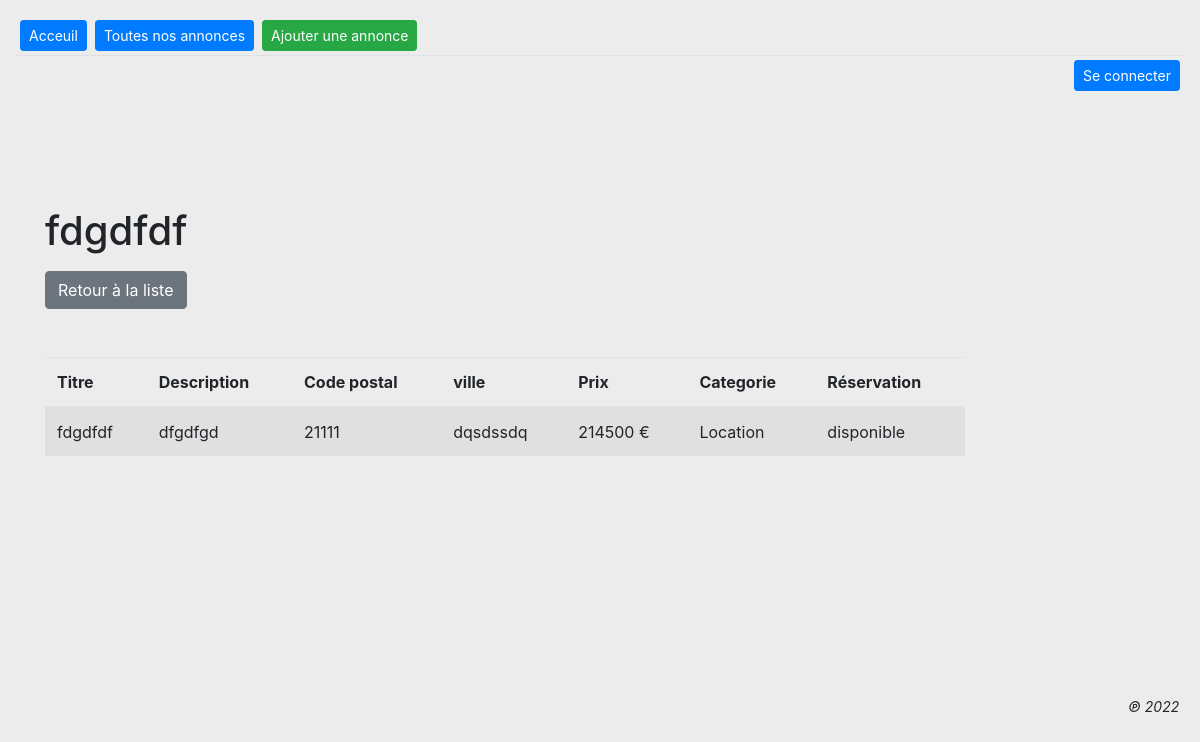
/details.php?id=10, run on the app's committed database.
### tables this page shows
CREATE TABLE IF NOT EXISTS `advert` (
  `id_advert` int(10) UNSIGNED NOT NULL AUTO_INCREMENT,
  `title` varchar(255) NOT NULL,
  `description` text NOT NULL,
  `postcode` varchar(5) NOT NULL,
  `city` varchar(50) NOT NULL,
  `price` int(10) UNSIGNED NOT NULL,
  `reservation_message` text,
  `category_id` int(11) NOT NULL,
  `created_at` datetime NOT NULL,
  PRIMARY KEY (`id_advert`),
  KEY `category_id` (`category_id`)
);

CREATE TABLE IF NOT EXISTS `category` (
  `id_category` int(11) NOT NULL AUTO_INCREMENT,
  `value` varchar(30) NOT NULL,
  PRIMARY KEY (`id_category`)
);

### db/DataBase.php (called while the page is built)
<?php
abstract class DataBase
{
    private string $db_host = 'localhost';
    private string $db_name = 'real_estate';
    private PDO $db;
    protected function getPDO(): PDO
    {
        return $this->buildPDO();
    }
    private function buildPDO(): PDO
    {
        try {
            $this->db = new PDO(
                "mysql:host={$this->db_host};dbname={$this->db_name};charset=utf8",
                "root",
                "",
                [
                    PDO::ATTR_ERRMODE => PDO::ERRMODE_EXCEPTION,
                    PDO::ATTR_DEFAULT_FETCH_MODE => PDO::FETCH_ASSOC
                ]
            );
        } catch (Exception $e) {
            echo 'Erreur connection database : ' . $e->getMessage();
        }
        return $this->db;
    }
}

### src/Classes/AdvertManager.php (called while the page is built, shortened)
<?php
require_once './db/DataBase.php';
class AdvertManager extends DataBase
{
    private string $advert = 'advert';
    private string $category = 'category';
    public function getAdvertById(int $id): mixed
    {
        $requete = $this->getPDO()->prepare(
            "SELECT *, {$this->category}.value AS category,
                        DATE_FORMAT(created_at, '%d/%m/%Y') AS created_at
                        FROM {$this->advert}
                        INNER JOIN {$this->category} WHERE {$this->category}.id_category = advert.category_id AND advert.id_advert = :id"
        );
        $requete->bindValue(':id', intval($id), PDO::PARAM_INT);
        $requete->execute();
        return $requete->fetch();
    }
}

### details.php (the view, shortened to what this page needs)
<?php
$advertManager = new AdvertManager();
$advert = $advertManager->getAdvertById($_GET['id']);
require_once './templates/header.php';
?>
<h1><?= $advert['title'] ?></h1>
<a href="./liste.php" class="btn btn-secondary mt-2 btm-sm">Retour à la liste</a>
<div class="row mt-5">
    <div class="col-10">
        <table class="table table-striped">
            <thead>
                <tr>
                    <th>Titre</th>
                    <th>Description</th>
                    <th>Code postal</th>
                    <th>ville</th>
                    <th>Prix</th>
                    <th>Categorie</th>
                    <th>Réservation</th>
                </tr>
            </thead>
            <tbody>
                <tr>
                    <td><?= $advert['title']; ?></td>
                    <td><?= $advert['description'];  ?></td>
                    <td><?= $advert['postcode']; ?></td>
                    <td><?= $advert['city']; ?></td>
                    <td><?= $advert['price']; ?> €</td>
                    <td><?= $advert['category']; ?></td>
                    <td><?= $advert['reservation_message']; ?></td>
                </tr>
            </tbody>
        </table>
    </div>
</div>
</div>
<?php require_once './templates/footer.php' ?>

### templates/style/css/style.css (style rules this page uses)
body { background-color: rgb(236, 236, 236); }

### data on the page
advert: title "fdgdfdf", description "dfgdfgd", postcode "21111", city "dqsdssdq", price "214500", category.value "Location", reservation_message "disponible"
